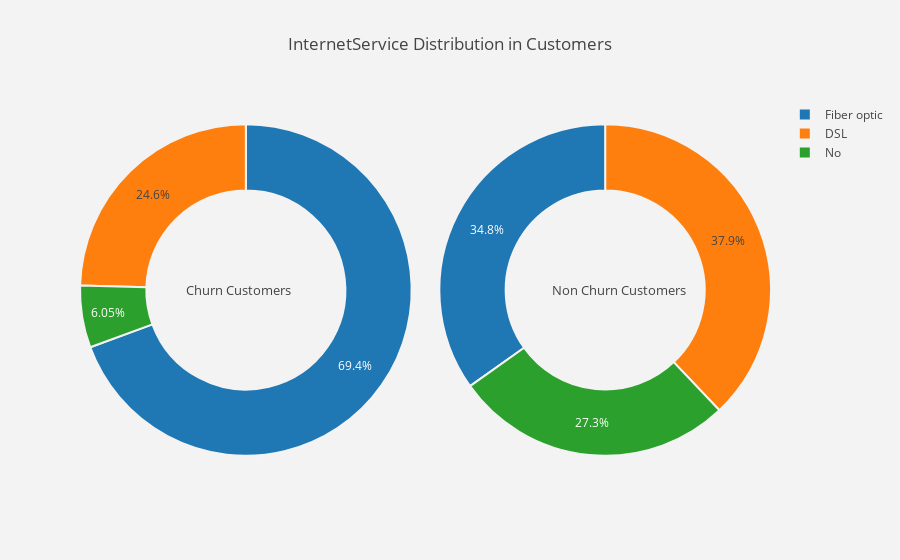

The code cell stored with this chart in its notebook:
### Markdown cell above
We can find that customers who are using Streaming Movies and StreamingTV are churning in higher proportions.

### Code cell
#explore Internet service distribution
pie_chart('InternetService')

### Figure 1 — Plotly figure (JSON) as saved in the notebook; plotly's stock layout.template omitted (floating-point values rounded to 4 significant figures)
{"data": [{"domain": {"x": [0, 0.48]}, "hole": 0.6, "hoverinfo": "label+percent+name", "labels": ["Fiber optic", "DSL", "No"], "marker": {"line": {"color": "rgb(243,243,243)", "width": 2}}, "name": "Churn Customers", "type": "pie", "uid": "5ea1bd1b-7d70-45bd-968a-9e812a8427c8", "values": [1297, 459, 113]}, {"domain": {"x": [0.52, 1]}, "hole": 0.6, "hoverinfo": "label+percent+name", "labels": ["DSL", "Fiber optic", "No"], "marker": {"line": {"color": "rgb(243,243,243)", "width": 2}}, "name": "Non Churn Customers", "type": "pie", "uid": "2cbfa6dd-cf93-4501-9f87-141ffddf8340", "values": [1957, 1799, 1407]}], "layout": {"annotations": [{"font": {"size": 13}, "showarrow": false, "text": "Churn Customers", "x": 0.15, "y": 0.5}, {"font": {"size": 13}, "showarrow": false, "text": "Non Churn Customers", "x": 0.88, "y": 0.5}], "paper_bgcolor": "rgb(243,243,243)", "plot_bgcolor": "rgb(243,243,243)", "title": {"text": "InternetService Distribution in Customers"}}}
